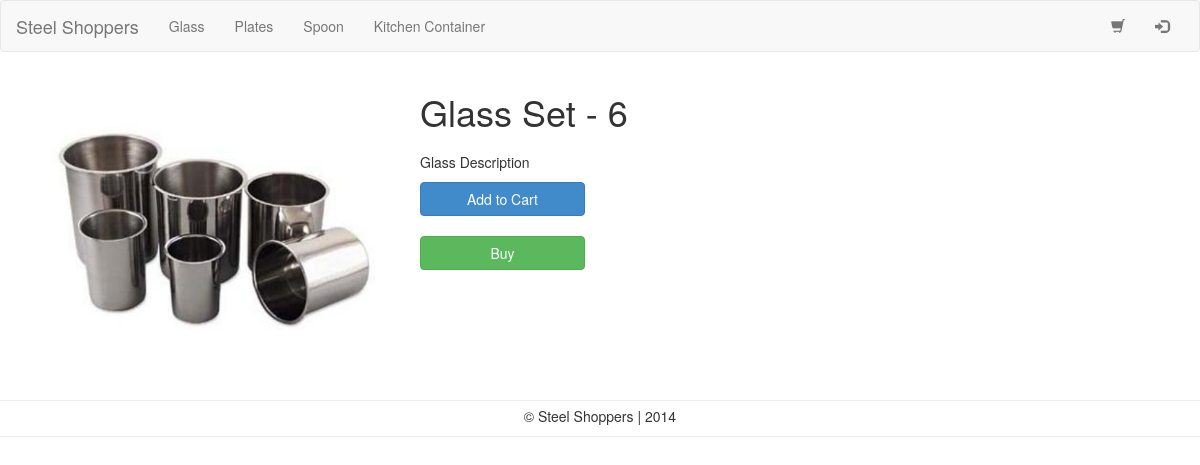
The page /item.php?id=23 on the database its author committed.
### tables this page shows
CREATE TABLE IF NOT EXISTS `ss_category` (
  `id` int(10) NOT NULL AUTO_INCREMENT,
  `category` varchar(200) NOT NULL,
  `description` varchar(500) NOT NULL,
  PRIMARY KEY (`id`)
);

CREATE TABLE IF NOT EXISTS `ss_item` (
  `id` int(50) NOT NULL AUTO_INCREMENT,
  `name` varchar(500) NOT NULL,
  `price` int(10) NOT NULL,
  `description` varchar(1000) DEFAULT NULL,
  `category` varchar(200) NOT NULL,
  `seller_id` int(10) DEFAULT NULL,
  `image` varchar(250) NOT NULL,
  PRIMARY KEY (`id`)
);

### classes/DB.php (called while the page is built, shortened)
<?php
class DB {
    private static $_instance = null;
    private $_pdo,
            $_query,
            $_error = false,
            $_results,
            $_count = 0;
    private function __construct() {
        try {
            $this->_pdo = new PDO('mysql:host=' . Config::get('mysql/host') . ';dbname=' . Config::get('mysql/db'), Config::get('mysql/username'), Config::get('mysql/password'));
        } catch(PDOException $e) {
            die($e->getMessage());
        }
    }
    public static function getInstance() {
        if(!isset(self::$_instance)) {
            self::$_instance = new DB();
        }
        return self::$_instance;
    }
    public function query($sql, $params = array()) {
        $this->_error = false;
        if($this->_query = $this->_pdo->prepare($sql)) {
            $x = 1;
            if(count($params)) {
                foreach($params as $param) {
                    $this->_query->bindValue($x, $param);
                    $x++;
                }
            }
            if($this->_query->execute()) {
                $this->_results = $this->_query->fetchAll(PDO::FETCH_OBJ);
                $this->_count = $this->_query->rowCount();
            } else {
                $this->_error = true;
            }
        }
        return $this;
    }
    public function action($action, $table, $where = array()) {
        if(count($where) === 3) {
            $operators = array('=', '>', '<', '>=', '<=');
            $field = $where[0];
            $operator = $where[1];
            $value = $where[2];
            if(in_array($operator, $operators)) {
                $sql = "{$action} FROM {$table} WHERE {$field} {$operator} ?";
                if(!$this->query($sql, array($value))->error()) {
                    return $this;
                }
            }
        }
        return false;
    }
    public function get($table, $where) {
        return $this->action('SELECT *', $table, $where);
    }
    public function results() {
        return $this->_results;
    }
    public function error() {
        return $this->_error;
    }
    public function count() {
        return $this->_count;
    }
}

### classes/Category.php (called while the page is built)
<?php
class Category {
    private $_db,
            $_category;
    public function __construct() {
        $this->_db = DB::getInstance();
        $this->_category = $this->_db->action("SELECT *", "ss_category", array('1', '=', '1'));
    }
    public function exist() {
        return (!empty($this->_category)) ? true : false;
    }
    public function get() {
        return $this->_category;
    }
    public function rows() {
        return $this->_category->count();
    }
}

### classes/Config.php (called while the page is built)
<?php
class Config {
    public static function get($path = null) {
        if($path) {
            $config = $GLOBALS['config'];
            $path = explode('/', $path);
            foreach($path as $bit) {
                if(isset($config[$bit])) {
                    $config = $config[$bit];
                }
            }
            return $config;
        }
        return false;
    }
}

### classes/User.php (called while the page is built, shortened)
<?php
class User {
    private $_db,
            $_data,
            $_sessionName,
            $_cookieName,
            $_isLoggedIn;
    public function __construct($user = null) {
        $this->_sessionName = Config::get('session/session_name');
    }
    public function isLoggedIn() {
        return $this->_isLoggedIn;
    }
}

### classes/Session.php (called while the page is built, shortened)
<?php
class Session {
    public static function exists($name) {
        return (isset($_SESSION[$name])) ? true : false ;
    }
}

### classes/Input.php (called while the page is built, shortened)
<?php
class Input {
    public static function exists($type = 'post') {
        switch($type) {
            case 'post':
                return (!empty($_POST)) ? true : false ;
                break;
            case 'get';
                return (!empty($_GET)) ? true : false ;
                break;
        }
    }
    public static function get($item) {
        if(isset($_POST[$item])) {
            return $_POST[$item];
        } elseif (isset($_GET[$item])) {
            return $_GET[$item];
        }
        return '';
    }
}

### item.php (the view, shortened to what this page needs)
<?php
require_once 'header.php';
$db = DB::getInstance();
if(Input::exists('get')) {
    $id = Input::get('id');
    $result = $db->get('ss_item', array('id', '=', $id));
    $item = $result->results();
    ?>
    <div class="container">
        <div class="row">
            <div class="col-sm-12 col-md-3 col-lg-4">
                <img src="product-images/<?=$item[0]->image ?>" width="100%">
            </div>
            <div class="col-sm-12 col-md-8 col-lg-8">
                <h1><?=$item[0]->name ?></h1>
                <div class="row">
                    <div class="col-sm-3">
                        <p><?=$item[0]->description ?></p>
                        <div class="btn-buy">
                            <form action="cart.php" method="post">
                                <button type="submit" class="btn btn-primary btn-block">Add to Cart</button>
                            </form>
                            <br>
                            <form action="#" method="post">
                                <button class="btn btn-success btn-block">Buy</button>
                            </form>
                        </div>
                    </div>
                </div>
            </div>
        </div>
    </div>
<?php
}
require_once 'footer.php';

### header.php (shortened to what this page needs)
<?php
$user = new User();
?>
<!DOCTYPE html>
<html>
<head>
    <link rel="stylesheet" href="css/bootstrap.min.css">
    <link rel="stylesheet" href="css/style.css">
    <link rel="stylesheet" type="text/css" href="engine1/style.css" />
</head>
<body>
<nav class="navbar navbar-default" role="navigation">
    <div class="container-fluid">
        <div class="navbar-header">
            <a class="navbar-brand" href="index.php">Steel Shoppers</a>
        </div>
        <div class="collapse navbar-collapse" id="bs-example-navbar-collapse-1">
            <ul class="nav navbar-nav">
                <?php
                $category = new Category();
                if($category->exist()){
                    $data = $category->get();
                    $count = $category->rows();
                    for($x = 0; $x<$count; $x++) {
                    ?>
                    <li>
                        <a href="category.php?category=<?php echo $data->results()[$x]->category; ?>"><?php echo $data->results()[$x]->category; ?></a>
                    </li>
                    <?php
                    }
                }
                ?>
            </ul>
            <ul class="nav navbar-nav navbar-right">
                <li><a href="cart.php"><span class="glyphicon glyphicon-shopping-cart"><span class="badge" id="cart"></span></span></a></li>
                <li>
                    <?php
                    if($user->isLoggedIn()) {
                        echo '<a href="logout.php"><span class="glyphicon glyphicon-log-out"></span></a>';
                    } else {
                        echo '<a href="login.php"><span class="glyphicon glyphicon-log-in"></span></a>';
                    }
                    ?>
                </li>
            </ul>
        </div>
    </div>
</nav>

### rows shown on the page
ss_category: category "Glass"
ss_category: category "Plates"
ss_category: category "Spoon"
ss_category: category "Kitchen Container"
ss_item: image (picture), name "Glass Set - 6", description "Glass Description"
